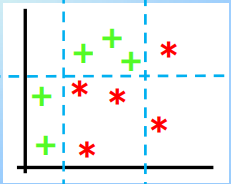
//> input picture fsiv/boosting.PNG, 231 x 184 px
$ ./assignment7 fsiv/boosting.PNG fsiv/color_desc.png fsiv/color_desc.png fsiv/color_desc.png fsiv/color_desc.png   (built with g++ and OpenCV 4)
//> lines starting //> are read from the running program, lines starting //| are printed output that depends on the picture; after the words box and inside, x2 and y2 are one past the last pixel; in counts of white or black regions, pixels touching at a corner belong together
#include <iostream>
#include <string>
#include <exception>
#include <opencv2/core/core.hpp>
#include <opencv2/core/utility.hpp>
#include <opencv2/highgui/highgui.hpp>
#include <opencv2/imgproc/imgproc.hpp>

using namespace std;
using namespace cv;


class CmdLineParser{
   int argc;
   char **argv;
public:
  CmdLineParser(int _argc,char **_argv):argc(_argc),argv(_argv){}
  bool operator[] ( string param ) {int idx=-1; for ( int i=0; i<argc && idx==-1; i++ ) if ( string ( argv[i] ) ==param ) idx=i; return ( idx!=-1 ) ; }
  string operator()(string param,string defvalue="-1"){int idx=-1; for ( int i=0; i<argc && idx==-1; i++ ) if ( string ( argv[i] ) ==param ) idx=i; if ( idx==-1 ) return defvalue; else return ( argv[ idx+1] ); }
};


int calculaleMin(vector<float> v)
{
  int min=v[0];
  for(int i=0; i<v.size(); i++)
  {
    if(min>v[i])
    {
      min=v[i];
    }
  }
  return min;
}


// [12 lines left out: function calculaleMax, not called in this run]


void applyErosion(cv::Mat &out)
{

  vector<float> v;
  float aux=0;
  int size=3;

  /*cv::Mat exp=cv::Mat(out.rows + (size-1), out.cols + (size-1), CV_32FC1, 0.0);
  out.copyTo(exp(cv::Rect((size-1)/2,(size-1)/2,out.cols,out.rows)));
*/

  int r=size/2;
  int min=0;

  for (int x = 0; x < out.rows; x++) {
      for (int y = 0; y < out.cols; y++) {
        v.clear();
          for (int i=0; i <  size; i++) {
              for (int j = 0; j < size; j++) {
                aux=out.at<float>(x-i+2*r, y-j+2*r);
                v.push_back(aux);

                }

           }
           min=calculaleMin(v);
           out.at<float>(x,y)=min;
         }
     }
}


// [30 lines left out: function applyDilate, not called in this run]


void applyThreshold(const cv::Mat &in, cv::Mat &out, float th)
{
  for (int x = 0; x < in.rows; x++) {
      for (int y = 0; y < in.cols; y++) {
                if(in.at<float>(x,y)>=th)
                {
                  out.at<float>(x,y)=0;
                }
                else{
                  out.at<float>(x,y)=255;
                }
      }
  }
}


int main(int argc,char **argv){
try{
  if(argc!=6) {cerr<<"./progam /image.jpg -thres <value> -op <erode|dilate|open|close>"<<endl;return 0;}
  //loads the image from file
  cv:: Mat image, image_out;

  CmdLineParser cml(argc,argv);

  //check if a command is present
  if (cml["-thres"]){
    float th= stof( cml("-thres"));
}
  if (cml["-op"]){
    string op=cml("-op");
}
   float th=stof(cml("-thres","100"));//if -p is not, then, return 1
   string op=cml("-op", "erode");


   image=cv::imread(argv[1]);
//> image is the input picture: 184 rows x 231 cols, CV_8UC3; mean B, G, R 240, 240.5, 236.5
   if( image.rows==0) {cerr<<"Error reading image"<<endl;return 0;}


   cvtColor(image, image, cv::COLOR_BGR2GRAY, 1.0/255.0);
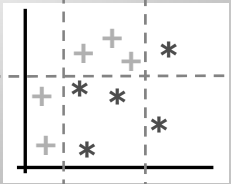
//> image: 184 rows x 231 cols, CV_8UC1; min 0, max 255, mean 239.3
   image.convertTo(image, CV_32FC1);
//> image: 184 rows x 231 cols, CV_32FC1
   image.copyTo(image_out);

   applyThreshold(image, image_out, th);
//> after the loop in applyThreshold, `for (int x = 0; x < in.rows; x++)`:
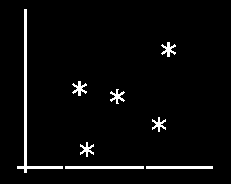
//> out: 184 rows x 231 cols, CV_32FC1; 3.7% white; 8 white regions, largest, box (x1, y1, x2, y2) and area: (17, 9, 63, 173) 621, (65, 166, 144, 169) 237, (146, 166, 213, 169) 201
   //image_out.convertTo(image_out, CV_8UC1);
   cv::namedWindow("th");
   cv::imshow("th",image_out);


   if(op=="erode")
   {
     applyErosion(image_out);
//> after the loop in applyErosion, `for (int x = 0; x < out.rows; x++)`:
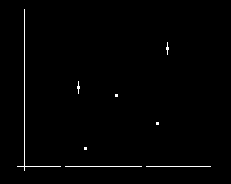
//> out: 184 rows x 231 cols, CV_32FC1; 0.97% white in thin lines or dots, all inside (x1, y1, x2, y2) = (17, 9, 211, 171)
//> after the loop in applyErosion, `for (int x = 0; x < out.rows; x++)`: v = [0, 0, 0, 0, 0, 0, 0, 0, 0]; aux = 0
     cv::namedWindow("erode");
     cv::imshow("erode",image_out);

   }
   else if(op=="dilate")
   {
     applyDilate(image_out);
     cv::namedWindow("dilate");
     cv::imshow("dilate",image_out);
   }
   else if(op=="open")
   {
     applyErosion(image_out);
     applyDilate(image_out);
     cv::namedWindow("open");
     cv::imshow("open",image_out);
   }
   else if(op=="close")
   {
     applyDilate(image_out);
     applyErosion(image_out);
     cv::namedWindow("close");
     cv::imshow("close",image_out);
   }
   else{
     cout<<"Error, the operation are: erode, dilate, open and close\n";
     return 0;
   }


   char c=0;
   cout<<"Press ESC to exit\n";
   while(c!=27)  //waits until ESC pressed
	  c=cv::waitKey(0);
//> the Esc key is pressed

}catch(std::exception &ex)
{
  cout<<ex.what()<<endl;
}

}

$ run again, on fsiv/dl.PNG
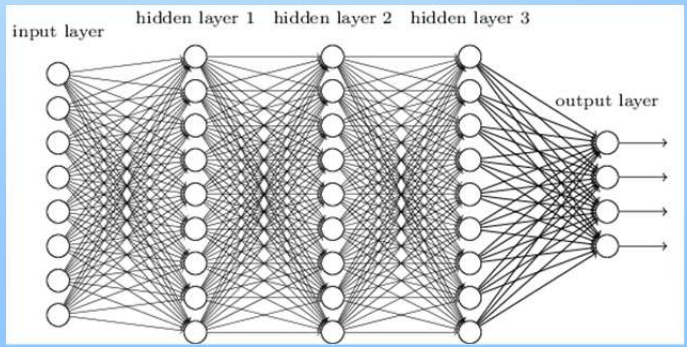
//> input picture fsiv/dl.PNG, 687 x 347 px
//> image is the input picture: 347 rows x 687 cols, CV_8UC3; mean B, G, R 213.4, 212.2, 210.4
//> after the loop in applyThreshold, `for (int x = 0; x < in.rows; x++)`:
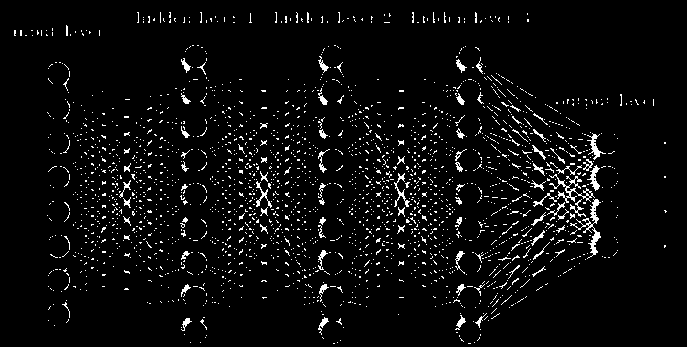
//> out: 347 rows x 687 cols, CV_32FC1; 4.6% white in thin lines or dots
//> after the loop in applyErosion, `for (int x = 0; x < out.rows; x++)`:
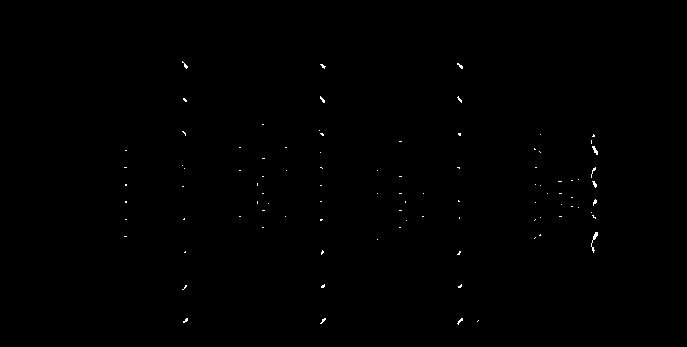
//> out: 347 rows x 687 cols, CV_32FC1; 0.21% white in thin lines or dots, all inside (x1, y1, x2, y2) = (124, 61, 598, 325)
//> after the loop in applyErosion, `for (int x = 0; x < out.rows; x++)`: v = [0, 0, 0, 0, 0, 0, 0, 0, 0]; aux = 0
